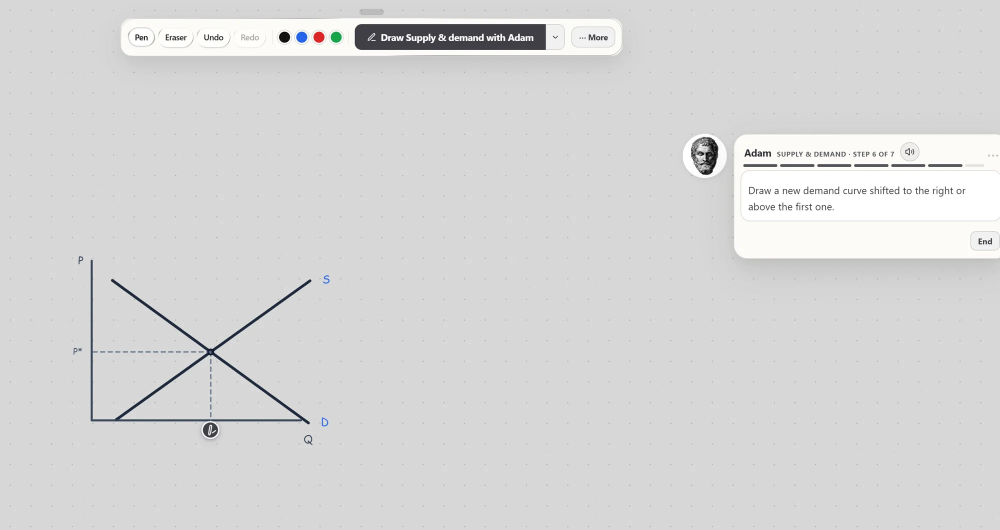
#> input picture src/econ/assets/whiteboard.webp, 2000 x 1060 px, found by its file name (shown at 1/2 size)
$ python -i diagram_score.py   (imports and definitions only)
#> lines starting #> are read from the running program, lines starting #| are printed output that depends on the picture
"""Heuristic 'looks like a line diagram' score for real images, to triage off-topic Commons files (photos, posters, maps)."""
import json, numpy as np
from PIL import Image
# [1 line not run here, left out]
def score(p):
#> called with p = '../src/econ/assets/whiteboard.webp'
    im = Image.open("dataset/real/" + p).convert("RGBA"); bg = Image.new("RGBA", im.size, "white"); bg.alpha_composite(im)
#> after `bg = Image.new('RGBA', im.size, 'white')`: bg: PIL image 2000x1060 RGBA; every value is 255
    a = np.asarray(bg.convert("RGB").resize((256, 192)), dtype=float)
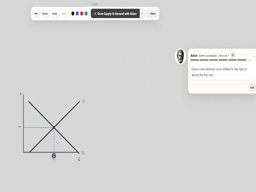
#> a: shape (192, 256, 3) float64; mean R, G, B 214.8, 214.8, 214.7
    white = (a.min(axis=2) > 225).mean()
#> white = 0.0772
    sat = (a.max(axis=2) - a.min(axis=2)); colorful = (sat > 60).mean()
#> after `sat = a.max(axis=2) - a.min(axis=2)`:
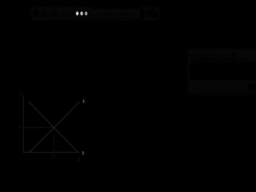
#> sat: shape (192, 256) float64; min 0, max 211, mean 0.6
#> after `colorful = (sat > 60).mean()`: colorful = 0.000631
    mid = ((a.mean(axis=2) > 60) & (a.mean(axis=2) < 200) & (sat < 40)).mean()
#> mid = 0.0311
    return dict(white_frac=round(white, 3), colorful_frac=round(colorful, 3), gray_frac=round(mid, 3),
                likely_diagram=bool(white > 0.6 and colorful < 0.25 and mid < 0.15))
# [2 lines not run here, left out]
# [1 line that did not run here, left out]
import collections
# [2 lines not run here, left out]

>>> result = score('../src/econ/assets/whiteboard.webp')
#> result = {'white_frac': 0.077, 'colorful_frac': 0.001, 'gray_frac': 0.031, 'likely_diagram': False}
